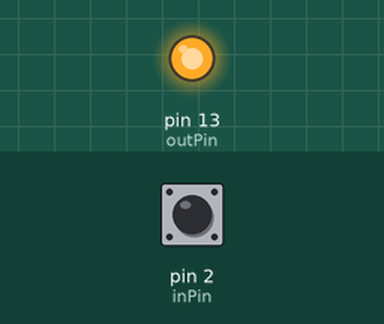
Recording of a sketch running on a simulated Arduino Uno, built with avr-gcc and run on an emulated ATmega328P. Parts: output pins drawn as LEDs (lit = HIGH). The test bench sets the inputs (shaded band); at power-on: pin 2 (inPin) HIGH.

Above: at 1.2 s.
1.3 s: pin 2 (inPin) pulled LOW for 0.15 s
At 1.42 s:
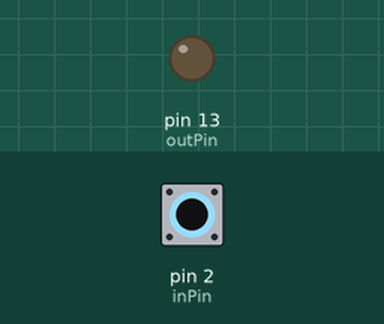
2.9 s: pin 2 (inPin) pulled LOW for 3.2 s
At 7.3 s:
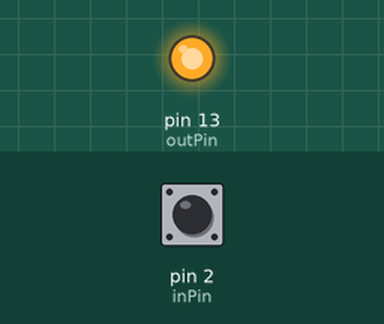
Timing chart, 0 to 8.8 s (numbered marks = the images above; inputs shaded):
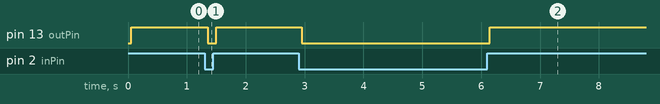

The sketch:

test_inclinacion.ino
```cpp
int inPin = 2;
int outPin = 13;
int lectura;
int previo = LOW;

long time = 0;            // Para guardar la hora de la inversion de valor
long debounce = 50;       // Tiempo de rebote

void setup()
   {  pinMode(inPin, INPUT_PULLUP);
      pinMode(outPin, OUTPUT);
   }

void loop()
   {  lectura = digitalRead(inPin);
      if (lectura != previo)     // Si hay cambio en la lectura
          time = millis();
      if ((millis() - time) > debounce)
           digitalWrite(outPin, lectura);

      previo = lectura ;
   }


//https://www.prometec.net/tilt-switch/
```

Measured:
- after the input at 1.3 s, pin 13 (outPin): HIGH → LOW after 0.05 s, → HIGH 0.15 s later
- after the input at 2.9 s, pin 13 (outPin): HIGH → LOW after 0.05 s, → HIGH 3.2 s later
